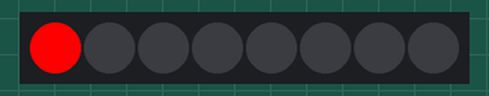
This program was run on a simulated Raspberry Pi Pico running MicroPython. Shown: 8 RGB LEDs in strip order, left to right.

Above: at 0.15 s.
At 2.86 s:
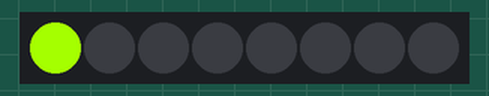
At 5.58 s:
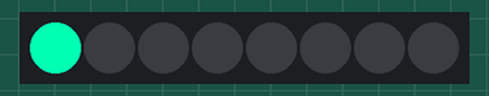
At 11.01 s:
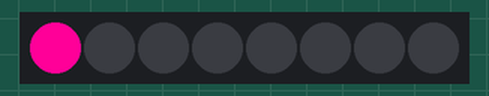
Timing chart, 0 to 40.0 s (numbered marks = the images above):
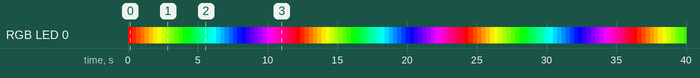

Measured:
- by itself, RGB LED 0: off → RGB(255, 0, 0) at 0.00 s, → RGB(255, 38, 0) 0.30 s later, → RGB(255, 76, 0) 0.30 s later, → RGB(255, 114, 0) 0.30 s later, … (133 changes in this stretch)
- by itself, everything shown: repeats every 12.1 s, in 40 steps

The program:

03_neopixel_test.py
```python
# 秋月電子 マイコン内蔵RGBLEDモジュール AE-WS2812B てすと
# Raspberry Pi Pico / Pico W 用

from machine import Pin
from neopixel import NeoPixel
import utime

# NeoPixel 通信ピン設定
NEOPIN = 15 # GP15

# 明るさ設定 (0-255: 大きいほど明るい)
BLIGHTNESS = 255

# 速度設定 (0-∞: 色変化時間のウェイトをミリ秒で指定。小さいほど速い)
SPEED = 33

# nilci - pythonで色を連続的に変化させる方法
# https://tori29.jp/blog/export_17
def hsv_to_rgb(h, s, v):
    """ Convert hsv color code to rgb color code.
        Naive implementation of Wikipedia method.
        See https://ja.wikipedia.org/wiki/HSV%E8%89%B2%E7%A9%BA%E9%96%93
        Args:
        h (int): Hue 0 ~ 360
        s (int): Saturation 0 ~ 1
        v (int): Value 0 ~ 1
    """

    if s < 0 or 1 < s:
        raise ValueError("Saturation must be between 0 and 1")
    if v < 0 or 1 < v:
        raise ValueError("Value must be between 0 and 1")

    c = v * s
    h_dash = h / 60
    x = c * (1 - abs(h_dash % 2 - 1))
    rgb_dict = {
        0: (c, x, 0),
        1: (x, c, 0),
        2: (0, c, x),
        3: (0, x, c),
        4: (x, 0, c),
        5: (c, 0, x),
    }
    default = (0, 0, 0)
    rgb = [0, 0, 0]
    for i in range(len(rgb)):
#        rgb[i] = (v - c + rgb_dict.get(int(h_dash), default)[i]) * 255
        rgb[i] = (v - c + rgb_dict.get(int(h_dash), default)[i]) * BLIGHTNESS
    rgb = map(int, rgb)
    return tuple(rgb)


pin = Pin(NEOPIN, Pin.OUT)   # NeoPixel 駆動のための GPIO 15 を出力に設定
np = NeoPixel(pin, 8)   # 8ピクセル用の NeoPixel ドライバーを GPIO 15 で作成
np[0] = (0, 0, 0)
np.write()

while True:
    for i in range(360):
        color = hsv_to_rgb(i, 1, 1)
        r, g, b = color
        np[0] = (r, g, b)
        np.write()
        utime.sleep_ms(SPEED)
```
